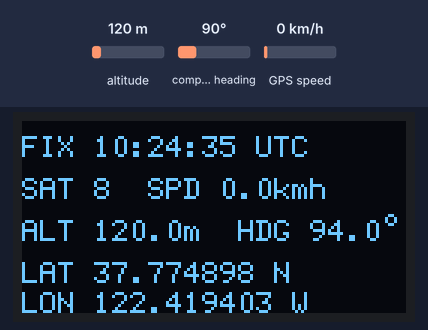
Simulated run of this sketch. Board: Arduino Mega 2560, built with avr-gcc and run on an emulated ATmega2560. Parts: 128×64 one-colour display. Wiring (inferred from the names in the program): HMC5883L compass at I2C address 0x1E. Inputs (shaded band) come from the test bench; at power-on: altitude 120 m, compass heading 90°, GPS speed 0 km/h. The GPS gets a fix after 3 s at 37.7749, -122.4194 with 8 satellites; what the sketch prints to the serial monitor is not drawn.

Above: at 6.3 s.
6.4 s: altitude set to 20 m
At 8.1 s:
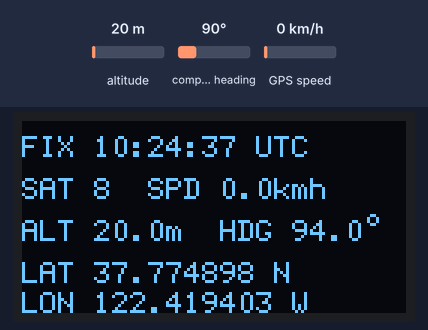
9.8 s: compass heading set to 7°
At 11.1 s:
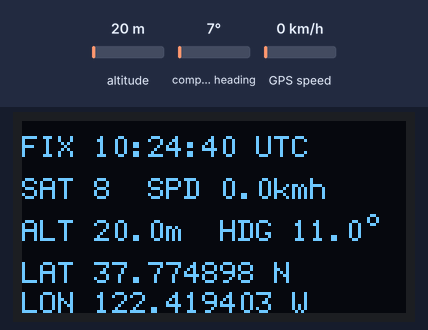
12.8 s: GPS speed set to 2 km/h
At 14.1 s:
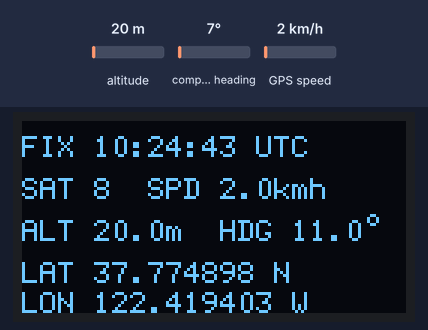
15.8 s: altitude set to 250 m
At 16.7 s:
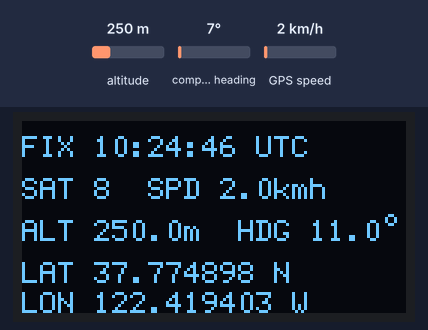
Timing chart, 0 to 18.8 s (numbered marks = the images above; inputs shaded):
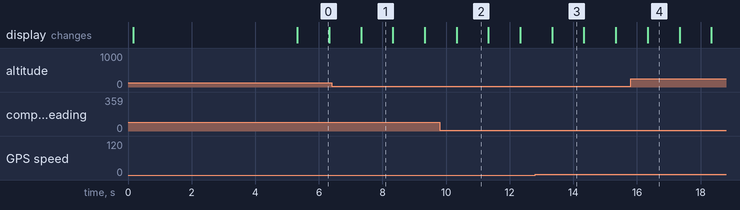

The sketch:

be_880_gps_Display.ino
```cpp
#include <Wire.h>
#include <TinyGPSPlus.h>
#include <math.h>

#include <U8g2lib.h>
#include <SPI.h>

TinyGPSPlus gps;

// --------- GPS UART ---------
static const uint32_t GPS_BAUD = 38400;
static const uint32_t NMEA_BAUD = 115200;

// --------- OLED (SSD1309 2.42" SPI) ---------
#define OLED_CS   10
#define OLED_DC    9
// RESET ist abgeklemmt -> U8X8_PIN_NONE verwenden!
U8G2_SSD1309_128X64_NONAME2_F_4W_HW_SPI u8g2(U8G2_R0, OLED_CS, OLED_DC, U8X8_PIN_NONE);

// --------- Compass Auto-Detect ---------
enum CompassType { COMPASS_NONE, COMPASS_HMC5883L, COMPASS_QMC5883L };
CompassType compassType = COMPASS_NONE;
uint8_t compassAddr = 0x00;

float declination_deg = 4.0f;

bool i2cDevicePresent(uint8_t addr) {
  Wire.beginTransmission(addr);
  return (Wire.endTransmission() == 0);
}

// ---------- HMC5883L (0x1E) ----------
void hmcWrite(uint8_t reg, uint8_t val) {
  Wire.beginTransmission(0x1E);
  Wire.write(reg);
  Wire.write(val);
  Wire.endTransmission();
}
int16_t hmcRead16(uint8_t reg) {
  Wire.beginTransmission(0x1E);
  Wire.write(reg);
  Wire.endTransmission(false);
  Wire.requestFrom((uint8_t)0x1E, (uint8_t)2);
  int16_t v = (Wire.read() << 8) | Wire.read();
  return v;
}
void hmcInit() {
  hmcWrite(0x00, 0x70);
  hmcWrite(0x01, 0x20);
  hmcWrite(0x02, 0x00);
}
void hmcRead(int16_t &x, int16_t &y, int16_t &z) {
  x = hmcRead16(0x03);
  z = hmcRead16(0x05);
  y = hmcRead16(0x07);
}

// ---------- QMC5883L (0x0D) ----------
void qmcWrite(uint8_t reg, uint8_t val) {
  Wire.beginTransmission(0x0D);
  Wire.write(reg);
  Wire.write(val);
  Wire.endTransmission();
}
int16_t qmcRead16LE(uint8_t reg) {
  Wire.beginTransmission(0x0D);
  Wire.write(reg);
  Wire.endTransmission(false);
  Wire.requestFrom((uint8_t)0x0D, (uint8_t)2);
  uint8_t l = Wire.read();
  uint8_t h = Wire.read();
  return (int16_t)((h << 8) | l);
}
void qmcInit() {
  qmcWrite(0x0B, 0x01);
  qmcWrite(0x09, 0b00011101);
}
void qmcRead(int16_t &x, int16_t &y, int16_t &z) {
  x = qmcRead16LE(0x00);
  y = qmcRead16LE(0x02);
  z = qmcRead16LE(0x04);
}

// ---------- Heading ----------
float computeHeadingDeg(int16_t x, int16_t y) {
  float heading = atan2((float)y, (float)x) * 180.0f / PI;
  heading += declination_deg;
  while (heading < 0) heading += 360.0f;
  while (heading >= 360.0f) heading -= 360.0f;
  return heading;
}

// ---------- Heading MAGNETISCH (ohne Declination) für NMEA HDM ----------
float computeHeadingMagDeg(int16_t x, int16_t y) {
  float heading = atan2((float)y, (float)x) * 180.0f / PI;
  while (heading < 0) heading += 360.0f;
  while (heading >= 360.0f) heading -= 360.0f;
  return heading;
}

void detectCompass() {
  if (i2cDevicePresent(0x1E)) {
    compassType = COMPASS_HMC5883L;
    compassAddr = 0x1E;
    hmcInit();
  } else if (i2cDevicePresent(0x0D)) {
    compassType = COMPASS_QMC5883L;
    compassAddr = 0x0D;
    qmcInit();
  } else {
    compassType = COMPASS_NONE;
    compassAddr = 0x00;
  }
}

// -------------------- NMEA 0183 helpers --------------------
uint8_t nmeaChecksum(const char* s) {
  uint8_t c = 0;
  while (*s) c ^= (uint8_t)(*s++);
  return c;
}

void nmeaPrintSentence(const char* body) {
  uint8_t cs = nmeaChecksum(body);
  Serial.print('$');
  Serial.print(body);
  Serial.print('*');
  if (cs < 16) Serial.print('0');
  Serial.print(cs, HEX);
  Serial.print("\r\n");
}

// Format: lat ddmm.mmmm + N/S, lon dddmm.mmmm + E/W
void formatLat(double lat, char* out_ddmm, char* out_hemi) {
  char hemi = (lat >= 0) ? 'N' : 'S';
  lat = fabs(lat);
  int deg = (int)lat;
  double min = (lat - deg) * 60.0;
  sprintf(out_ddmm, "%02d%07.4f", deg, min);
  out_hemi[0] = hemi; out_hemi[1] = '\0';
}

void formatLon(double lon, char* out_dddmm, char* out_hemi) {
  char hemi = (lon >= 0) ? 'E' : 'W';
  lon = fabs(lon);
  int deg = (int)lon;
  double min = (lon - deg) * 60.0;
  sprintf(out_dddmm, "%03d%07.4f", deg, min);
  out_hemi[0] = hemi; out_hemi[1] = '\0';
}

void formatTimeUTC(char* out_hhmmss, uint32_t hh, uint32_t mm, uint32_t ss) {
  sprintf(out_hhmmss, "%02lu%02lu%02lu", (unsigned long)hh, (unsigned long)mm, (unsigned long)ss);
}

void formatDateDDMMYY(char* out_ddmmyy, uint32_t dd, uint32_t mm, uint32_t yy) {
  sprintf(out_ddmmyy, "%02lu%02lu%02lu", (unsigned long)dd, (unsigned long)mm, (unsigned long)(yy % 100));
}

void emitGNRMC() {
  char body[140];
  char t[16] = "";
  char d[16] = "";
  char lat_s[16] = "";
  char lon_s[16] = "";
  char lat_h[2] = "";
  char lon_h[2] = "";

  bool timeValid = gps.time.isValid();
  bool dateValid = gps.date.isValid();
  bool locValid  = gps.location.isValid();

  if (timeValid) formatTimeUTC(t, gps.time.hour(), gps.time.minute(), gps.time.second());
  if (dateValid) formatDateDDMMYY(d, gps.date.day(), gps.date.month(), gps.date.year());

  if (locValid) {
    formatLat(gps.location.lat(), lat_s, lat_h);
    formatLon(gps.location.lng(), lon_s, lon_h);
  }

  const char status = (locValid && timeValid) ? 'A' : 'V';
  double sog = gps.speed.isValid() ? gps.speed.knots() : 0.0;
  double cog = gps.course.isValid() ? gps.course.deg() : 0.0;

  char timeField[20];
  if (timeValid) sprintf(timeField, "%s.00", t);
  else strcpy(timeField, "");

  sprintf(
    body,
    "GNRMC,%s,%c,%s,%s,%s,%s,%.1f,%.1f,%s,,",
    timeField,
    status,
    locValid ? lat_s : "",
    locValid ? lat_h : "",
    locValid ? lon_s : "",
    locValid ? lon_h : "",
    sog,
    cog,
    dateValid ? d : ""
  );

  nmeaPrintSentence(body);
}

void emitGNGGA() {
  char body[160];
  char t[16] = "";
  char lat_s[16] = "";
  char lon_s[16] = "";
  char lat_h[2] = "";
  char lon_h[2] = "";

  bool timeValid = gps.time.isValid();
  bool locValid  = gps.location.isValid();
  bool altValid  = gps.altitude.isValid();

  if (timeValid) formatTimeUTC(t, gps.time.hour(), gps.time.minute(), gps.time.second());
  if (locValid) {
    formatLat(gps.location.lat(), lat_s, lat_h);
    formatLon(gps.location.lng(), lon_s, lon_h);
  }

  char timeField[20];
  if (timeValid) sprintf(timeField, "%s.00", t);
  else strcpy(timeField, "");

  int fix = locValid ? 1 : 0;
  int sats = gps.satellites.isValid() ? (int)gps.satellites.value() : 0;
  double hdop = gps.hdop.isValid() ? gps.hdop.hdop() : 99.9;
  double altm = altValid ? gps.altitude.meters() : 0.0;

  sprintf(
    body,
    "GNGGA,%s,%s,%s,%s,%s,%d,%02d,%.1f,%.1f,M,,M,,",
    timeField,
    locValid ? lat_s : "",
    locValid ? lat_h : "",
    locValid ? lon_s : "",
    locValid ? lon_h : "",
    fix,
    sats,
    hdop,
    altm
  );

  nmeaPrintSentence(body);
}

// --------- Kompass NMEA: HCHDM (magnetic) ---------
void emitHCHDM(float headingMagDeg, bool haveCompass) {
  if (!haveCompass || isnan(headingMagDeg)) return;
  char body[40];
  sprintf(body, "HCHDM,%.1f,M", headingMagDeg);
  nmeaPrintSentence(body);
}

// --------- OLED Rendering ---------
void drawOLED(bool haveCompass, float headingTrue,
              bool locValid, double lat, double lon,
              int sats, double spdKmh, double altm,
              bool timeValid, uint32_t hh, uint32_t mm, uint32_t ss) {
  u8g2.clearBuffer();
  u8g2.setFont(u8g2_font_6x12_tf);

  u8g2.setCursor(0, 12);
  u8g2.print(locValid ? "FIX " : "NOFIX ");
  if (timeValid) {
    if (hh < 10) u8g2.print('0'); u8g2.print(hh); u8g2.print(':');
    if (mm < 10) u8g2.print('0'); u8g2.print(mm); u8g2.print(':');
    if (ss < 10) u8g2.print('0'); u8g2.print(ss);
    u8g2.print(" UTC");
  } else {
    u8g2.print("--:--:-- UTC");
  }

  u8g2.setCursor(0, 26);
  u8g2.print("SAT ");
  u8g2.print(sats);
  u8g2.print("  SPD ");
  u8g2.print(spdKmh, 1);
  u8g2.print("kmh");

  u8g2.setCursor(0, 40);
  u8g2.print("ALT ");
  u8g2.print(altm, 1);
  u8g2.print("m  HDG ");
  if (haveCompass) u8g2.print(headingTrue, 1);
  else u8g2.print("---.-");
  u8g2.print((char)176);

  // ---- LAT mit N/S ----
  u8g2.setCursor(0, 54);
  u8g2.print("LAT ");
  if (locValid) {
    u8g2.print(fabs(lat), 6);
    u8g2.print(lat >= 0 ? " N" : " S");
  } else {
    u8g2.print("-----.------");
  }

  // ---- LON mit E/W ----
  u8g2.setCursor(0, 64);
  u8g2.print("LON ");
  if (locValid) {
    u8g2.print(fabs(lon), 6);
    u8g2.print(lon >= 0 ? " E" : " W");
  } else {
    u8g2.print("-----.------");
  }

  u8g2.sendBuffer();
}

void setup() {
  // Serial = NMEA Ausgabe
  Serial.begin(NMEA_BAUD);

  Wire.begin();
  Serial1.begin(GPS_BAUD);

  // OLED init (kein Reset-Pin)
  u8g2.begin();
  //delay(500);
  u8g2.setContrast(255);

  u8g2.clearBuffer();
  u8g2.setFont(u8g2_font_6x12_tf);
  u8g2.setCursor(0, 12); u8g2.print("BE/BN-880 GPS + ");
  u8g2.setCursor(0, 24); u8g2.print("Compass + SSD1309");
  u8g2.setCursor(0, 36); u8g2.print("GPS baud "); u8g2.print(GPS_BAUD);
  u8g2.setCursor(0, 48); u8g2.print("NMEA baud "); u8g2.print(NMEA_BAUD);
  u8g2.setCursor(0, 60); u8g2.print("(Eng.) Peter Schulte");
  u8g2.sendBuffer();
  delay(5000);

  detectCompass();
}

uint32_t lastPrint = 0;

void loop() {
  while (Serial1.available()) {
    gps.encode(Serial1.read());
  }

  int16_t mx = 0, my = 0, mz = 0;
  bool haveCompass = (compassType != COMPASS_NONE);
  float headingTrue = NAN;   // mit declination (Anzeige)
  float headingMag  = NAN;   // ohne declination (NMEA HCHDM)

  if (haveCompass) {
    if (compassType == COMPASS_HMC5883L) hmcRead(mx, my, mz);
    else qmcRead(mx, my, mz);

    headingTrue = computeHeadingDeg(mx, my);
    headingMag  = computeHeadingMagDeg(mx, my);
  }

  if (millis() - lastPrint >= 500) {
    lastPrint = millis();

    bool locValid = gps.location.isValid();
    double lat = locValid ? gps.location.lat() : 0.0;
    double lon = locValid ? gps.location.lng() : 0.0;

    int sats = gps.satellites.isValid() ? (int)gps.satellites.value() : 0;
    double spdKmh = gps.speed.isValid() ? gps.speed.kmph() : 0.0;
    double altm = gps.altitude.isValid() ? gps.altitude.meters() : 0.0;

    bool timeValid = gps.time.isValid();
    uint32_t hh = timeValid ? gps.time.hour() : 0;
    uint32_t mm = timeValid ? gps.time.minute() : 0;
    uint32_t ss = timeValid ? gps.time.second() : 0;

    // Klartext -> OLED
    drawOLED(haveCompass, headingTrue, locValid, lat, lon, sats, spdKmh, altm, timeValid, hh, mm, ss);

    // NMEA -> Serial
    emitGNRMC();
    emitGNGGA();
    emitHCHDM(headingMag, haveCompass);
  }
}
```

Measured:
- what the display in image 0 shows lasts 1.0 s, from 5.3 s to 6.3 s
